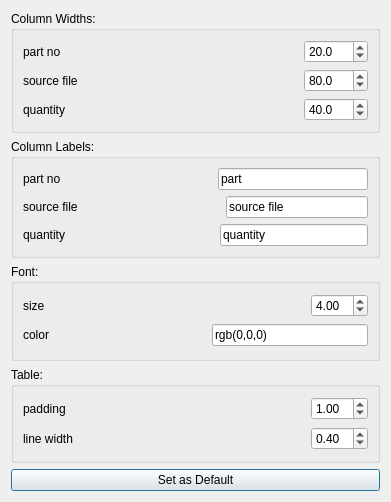
<?xml version="1.0" encoding="UTF-8"?>
<ui version="4.0">
 <class>Dialog</class>
 <widget class="QDialog" name="Dialog">
  <property name="geometry">
   <rect>
    <x>0</x>
    <y>0</y>
    <width>391</width>
    <height>502</height>
   </rect>
  </property>
  <property name="windowTitle">
   <string>Part List Parameters</string>
  </property>
  <layout class="QVBoxLayout" name="verticalLayout_5">
   <item>
    <widget class="QGroupBox" name="groupBox">
     <property name="title">
      <string>Column Widths:</string>
     </property>
     <layout class="QVBoxLayout" name="verticalLayout_3">
      <item>
       <layout class="QHBoxLayout" name="horizontalLayout">
        <item>
         <widget class="QLabel" name="label">
          <property name="text">
           <string>part no</string>
          </property>
         </widget>
        </item>
        <item>
         <spacer name="horizontalSpacer">
          <property name="orientation">
           <enum>Qt::Horizontal</enum>
          </property>
          <property name="sizeHint" stdset="0">
           <size>
            <width>40</width>
            <height>20</height>
           </size>
          </property>
         </spacer>
        </item>
        <item>
         <widget class="QDoubleSpinBox" name="doubleSpinBox_column_part_width">
          <property name="decimals">
           <number>1</number>
          </property>
          <property name="maximum">
           <double>1000.000000000000000</double>
          </property>
          <property name="value">
           <double>20.000000000000000</double>
          </property>
         </widget>
        </item>
       </layout>
      </item>
      <item>
       <layout class="QHBoxLayout" name="horizontalLayout_2">
        <item>
         <widget class="QLabel" name="label_2">
          <property name="text">
           <string>source file</string>
          </property>
         </widget>
        </item>
        <item>
         <spacer name="horizontalSpacer_2">
          <property name="orientation">
           <enum>Qt::Horizontal</enum>
          </property>
          <property name="sizeHint" stdset="0">
           <size>
            <width>40</width>
            <height>20</height>
           </size>
          </property>
         </spacer>
        </item>
        <item>
         <widget class="QDoubleSpinBox" name="doubleSpinBox_column_sourceFile_width">
          <property name="decimals">
           <number>1</number>
          </property>
          <property name="maximum">
           <double>1000.000000000000000</double>
          </property>
          <property name="value">
           <double>80.000000000000000</double>
          </property>
         </widget>
        </item>
       </layout>
      </item>
      <item>
       <layout class="QHBoxLayout" name="horizontalLayout_3">
        <item>
         <widget class="QLabel" name="label_3">
          <property name="text">
           <string>quantity</string>
          </property>
         </widget>
        </item>
        <item>
         <spacer name="horizontalSpacer_3">
          <property name="orientation">
           <enum>Qt::Horizontal</enum>
          </property>
          <property name="sizeHint" stdset="0">
           <size>
            <width>40</width>
            <height>20</height>
           </size>
          </property>
         </spacer>
        </item>
        <item>
         <widget class="QDoubleSpinBox" name="doubleSpinBox_column_quantity_width">
          <property name="decimals">
           <number>1</number>
          </property>
          <property name="maximum">
           <double>1000.000000000000000</double>
          </property>
          <property name="value">
           <double>40.000000000000000</double>
          </property>
         </widget>
        </item>
       </layout>
      </item>
     </layout>
    </widget>
   </item>
   <item>
    <widget class="QGroupBox" name="groupBox_4">
     <property name="title">
      <string>Column Labels:</string>
     </property>
     <layout class="QVBoxLayout" name="verticalLayout_4">
      <item>
       <layout class="QHBoxLayout" name="horizontalLayout_8">
        <item>
         <widget class="QLabel" name="label_8">
          <property name="text">
           <string>part no</string>
          </property>
         </widget>
        </item>
        <item>
         <spacer name="horizontalSpacer_8">
          <property name="orientation">
           <enum>Qt::Horizontal</enum>
          </property>
          <property name="sizeHint" stdset="0">
           <size>
            <width>40</width>
            <height>20</height>
           </size>
          </property>
         </spacer>
        </item>
        <item>
         <widget class="QLineEdit" name="lineEdit_column_part_label">
          <property name="text">
           <string>part</string>
          </property>
         </widget>
        </item>
       </layout>
      </item>
      <item>
       <layout class="QHBoxLayout" name="horizontalLayout_9">
        <item>
         <widget class="QLabel" name="label_9">
          <property name="text">
           <string>source file</string>
          </property>
         </widget>
        </item>
        <item>
         <spacer name="horizontalSpacer_9">
          <property name="orientation">
           <enum>Qt::Horizontal</enum>
          </property>
          <property name="sizeHint" stdset="0">
           <size>
            <width>40</width>
            <height>20</height>
           </size>
          </property>
         </spacer>
        </item>
        <item>
         <widget class="QLineEdit" name="lineEdit_column_sourceFile_label">
          <property name="text">
           <string>source file</string>
          </property>
         </widget>
        </item>
       </layout>
      </item>
      <item>
       <layout class="QHBoxLayout" name="horizontalLayout_10">
        <item>
         <widget class="QLabel" name="label_10">
          <property name="text">
           <string>quantity</string>
          </property>
         </widget>
        </item>
        <item>
         <spacer name="horizontalSpacer_10">
          <property name="orientation">
           <enum>Qt::Horizontal</enum>
          </property>
          <property name="sizeHint" stdset="0">
           <size>
            <width>40</width>
            <height>20</height>
           </size>
          </property>
         </spacer>
        </item>
        <item>
         <widget class="QLineEdit" name="lineEdit_column_quantity_label">
          <property name="text">
           <string>quantity</string>
          </property>
         </widget>
        </item>
       </layout>
      </item>
     </layout>
    </widget>
   </item>
   <item>
    <widget class="QGroupBox" name="groupBox_2">
     <property name="title">
      <string>Font:</string>
     </property>
     <layout class="QVBoxLayout" name="verticalLayout_2">
      <item>
       <layout class="QHBoxLayout" name="horizontalLayout_4">
        <item>
         <widget class="QLabel" name="label_4">
          <property name="text">
           <string>size</string>
          </property>
         </widget>
        </item>
        <item>
         <spacer name="horizontalSpacer_4">
          <property name="orientation">
           <enum>Qt::Horizontal</enum>
          </property>
          <property name="sizeHint" stdset="0">
           <size>
            <width>40</width>
            <height>20</height>
           </size>
          </property>
         </spacer>
        </item>
        <item>
         <widget class="QDoubleSpinBox" name="doubleSpinBox_fontSize">
          <property name="minimum">
           <double>0.100000000000000</double>
          </property>
          <property name="singleStep">
           <double>0.100000000000000</double>
          </property>
          <property name="value">
           <double>4.000000000000000</double>
          </property>
         </widget>
        </item>
       </layout>
      </item>
      <item>
       <layout class="QHBoxLayout" name="horizontalLayout_5">
        <item>
         <widget class="QLabel" name="label_5">
          <property name="text">
           <string>color</string>
          </property>
         </widget>
        </item>
        <item>
         <spacer name="horizontalSpacer_5">
          <property name="orientation">
           <enum>Qt::Horizontal</enum>
          </property>
          <property name="sizeHint" stdset="0">
           <size>
            <width>40</width>
            <height>20</height>
           </size>
          </property>
         </spacer>
        </item>
        <item>
         <widget class="QLineEdit" name="lineEdit_fontColor">
          <property name="text">
           <string>rgb(0,0,0)</string>
          </property>
         </widget>
        </item>
       </layout>
      </item>
     </layout>
    </widget>
   </item>
   <item>
    <widget class="QGroupBox" name="groupBox_3">
     <property name="title">
      <string>Table:</string>
     </property>
     <layout class="QVBoxLayout" name="verticalLayout">
      <item>
       <layout class="QHBoxLayout" name="horizontalLayout_7">
        <item>
         <widget class="QLabel" name="label_6">
          <property name="text">
           <string>padding</string>
          </property>
         </widget>
        </item>
        <item>
         <spacer name="horizontalSpacer_6">
          <property name="orientation">
           <enum>Qt::Horizontal</enum>
          </property>
          <property name="sizeHint" stdset="0">
           <size>
            <width>40</width>
            <height>20</height>
           </size>
          </property>
         </spacer>
        </item>
        <item>
         <widget class="QDoubleSpinBox" name="doubleSpinBox_padding">
          <property name="singleStep">
           <double>0.500000000000000</double>
          </property>
          <property name="value">
           <double>1.000000000000000</double>
          </property>
         </widget>
        </item>
       </layout>
      </item>
      <item>
       <layout class="QHBoxLayout" name="horizontalLayout_6">
        <item>
         <widget class="QLabel" name="label_7">
          <property name="text">
           <string>line width</string>
          </property>
         </widget>
        </item>
        <item>
         <spacer name="horizontalSpacer_7">
          <property name="orientation">
           <enum>Qt::Horizontal</enum>
          </property>
          <property name="sizeHint" stdset="0">
           <size>
            <width>40</width>
            <height>20</height>
           </size>
          </property>
         </spacer>
        </item>
        <item>
         <widget class="QDoubleSpinBox" name="doubleSpinBox_lineWidth">
          <property name="singleStep">
           <double>0.050000000000000</double>
          </property>
          <property name="value">
           <double>0.400000000000000</double>
          </property>
         </widget>
        </item>
       </layout>
      </item>
     </layout>
    </widget>
   </item>
   <item>
    <widget class="QPushButton" name="pushButton_set_as_default">
     <property name="text">
      <string>Set as Default</string>
     </property>
    </widget>
   </item>
  </layout>
 </widget>
 <resources/>
 <connections/>
</ui>
